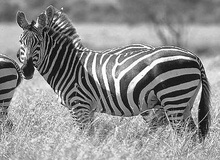
%> input picture demo.jpg, 220 x 160 px, shrunk from 421 x 306 before the run
$ octave Canny_Edge_Detector.m   (GNU Octave 9; MATLAB toolbox functions it lacks are replaced by stand-ins)
%> lines starting %> are read from the running program, lines starting %| are printed output that depends on the picture
### Get_Mag_and_Dir.m
img = imread('demo.jpg');
%> img is the input picture: size 160x220 uint8; min 0, max 255, mean 141

[x,y]=size(img);
%> x = 160; y = 220
G = fspecial('gaussian',[8,8],1);
Gx = imfilter(G,[-1,1],'corr','same');
Gy = imfilter(G,[-1;1],'corr','same');
Sx = conv2(img,Gx,'same');
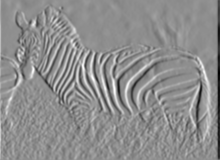
%> Sx: size 160x220 double; min -81.66, max 64.15, mean -0.5; drawn with min black and max white
Sy = conv2(img,Gy,'same');
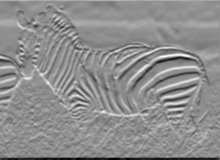
%> Sy: size 160x220 double; min -76.89, max 60, mean -0.6; drawn with min black and max white
mag = sqrt(Sx.^2 + Sy.^2);
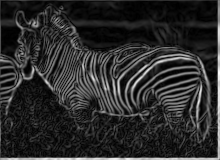
%> mag: size 160x220 double; min 0.0457, max 81.66, mean 13.9; drawn with min black and max white
rad = atan(Sy./Sx);
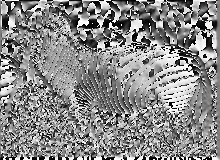
%> rad: size 160x220 double; min -1.57, max 1.57, mean 0.121; drawn with min black and max white

### Non_Maximum_Supp.m
temp=mag;
for i=2:x-1
    for j=2:y-1
        if (Sx(i,j)==0 && Sy(i,j)==0)
            temp(i,j)=0;
        else if (rad(i,j)<0.5236) && (rad(i,j)>-0.5236)
                if mag(i,j)<mag(i,j+1) || mag(i,j)<mag(i,j-1)
                    temp(i,j)=0;
                end
        else if (rad(i,j)>=1.0472 && rad(i,j)<2.0944)|| (rad(i,j)<=-1.0472 && rad(i,j)>-2.0944)
                if mag(i,j)<mag(i+1,j) || mag(i,j)<mag(i-1,j)
                    temp(i,j)=0;
                end
            else if (rad(i,j)>0.5236 && rad(i,j)<1.0472)|| (rad(i,j)<-2.0944 && rad(i,j)>-4.7124)
                    if mag(i,j)<mag(i-1,j+1) || mag(i,j)<mag(i+1,j-1)
                       temp(i,j)=0;
                    end
                else
                    if mag(i,j)<mag(i+1,j+1) || mag(i,j)<mag(i-1,j-1)
                        temp(i,j)=0;
                    end
                end
            end
            end
        end
    end
end
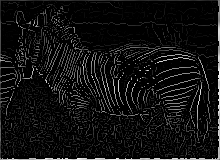
%> temp: size 160x220 double; min 0, max 81.66, mean 5.6; drawn with min black and max white


### grassfire_algo.m
edges = zeros(x,y);
check=temp;
num = 0;
%> the run ends on the next line
Stx = java.util.Stack();
Sty = java.util.Stack();
for i = 1:x
    for j = 1:y
        if check(i,j) > 35
            num = num + 1;
            Stx.push(i);
            Sty.push(j);
            while ~Stx.empty()
             p=Stx.pop();
             q=Sty.pop();
             edges(p,q)=num;
             check(p,q)=0;
             for k = (p-1):1:(p+1)
                 for l = (q-1):1:(q+1)
                     if k>0 && k<=x && l>0 && l<=y
                         if check(k,l) > 15
                             Stx.push(k);
                             Sty.push(l);
                         end
                     end
                 end
             end
            end
        end
    end
end

result = edges > 0;
result = result*255;

### Canny_Edge_Detector.m
Get_Mag_and_Dir
Non_Maximum_Supp
grassfire_algo
